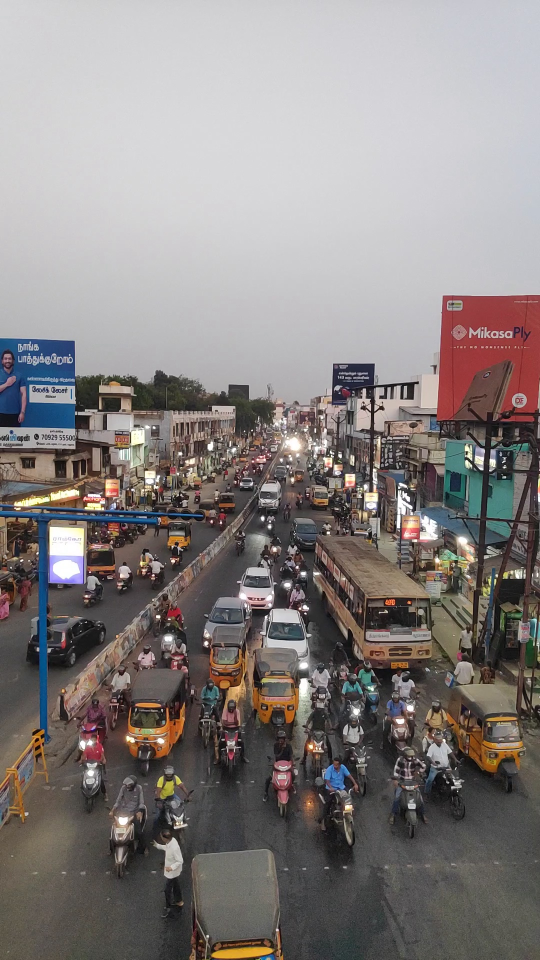
#> input picture Images/01/7.jpg, 1080 x 1920 px, found by its file name (shown at 1/2 size)
$ python main_line.py
#> lines starting #> are read from the running program, lines starting #| are printed output that depends on the picture; after the words box and inside, x2 and y2 are one past the last pixel; in counts of white or black regions, pixels touching at a corner belong together
import cv2
import numpy as np

img = cv2.imread('Images/01/7.jpg')
#> img is the input picture: shape (1920, 1080, 3); mean B, G, R 128.6, 129.8, 135.7
img = cv2.resize(img, (800, 600))
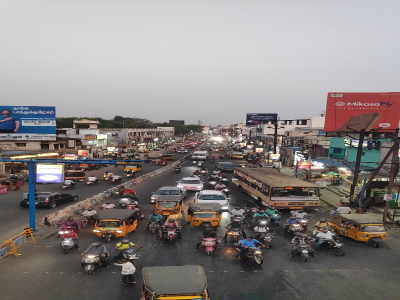
#> img: shape (600, 800, 3) (shown at 1/2 size); mean B, G, R 128.5, 129.8, 135.6

height, width = img.shape[:2]
gray = cv2.cvtColor(img, cv2.COLOR_BGR2GRAY)
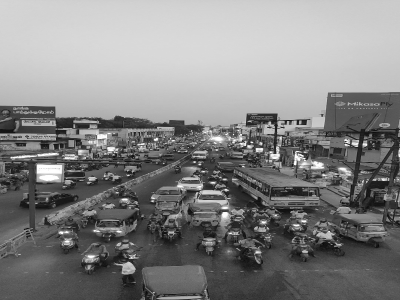
#> gray: shape (600, 800) (shown at 1/2 size); min 3, max 255, mean 131.3
edges = cv2.Canny(gray, 50, 150, apertureSize=3)
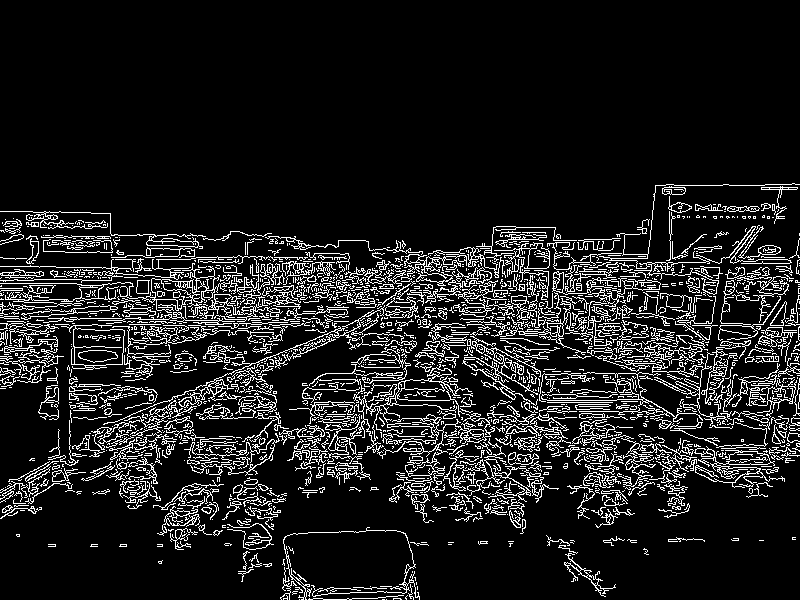
#> edges: shape (600, 800); 11.7% white in thin lines or dots, all inside (x1, y1, x2, y2) = (0, 183, 800, 600)

# Detect Lines
lines = cv2.HoughLinesP(edges, 1, np.pi/180, 100, minLineLength=100, maxLineGap=10)
#> lines = 78 rows, first 6: [241, 274, 407, 274], [147, 309, 250, 304], [361, 304, 590, 276], [62, 317, 168, 319], [250, 271, 580, 276], [624, 331, 799, 344]

left_lane_lines = []
right_lane_lines = []
red_lane_lines = []

if lines is not None:
    for line in lines:
        x1, y1, x2, y2 = line[0]
        slope = (y2 - y1) / (x2 - x1 + 1e-6)

        if slope < -0.4:  # Left lane (negative slope)
            left_lane_lines.append((x1, y1, x2, y2))
        elif slope > 0.3:  # Right lane (positive slope)
            right_lane_lines.append((x1, y1, x2, y2))
        elif -0.1 <= slope <= 0.1:  # Red lane (almost horizontal)
            red_lane_lines.append((x1, y1, x2, y2))
#> this loop made 78 passes
#> (x1, y1, x2, y2, slope) on passes 1 to 8: (241, 274, 407, 274, 0), (147, 309, 250, 304, -0.0485), (361, 304, 590, 276, -0.122), (62, 317, 168, 319, 0.0189), (250, 271, 580, 276, 0.0152), (624, 331, 799, 344, 0.0743), (431, 429, 732, 471, 0.14), (450, 291, 589, 274, -0.122)
#> after the loop, left_lane_lines = [(91, 431, 267, 357), (251, 375, 353, 330), (94, 452, 287, 354)]; red_lane_lines = 51 items, first 6: (241, 274, 407, 274), (147, 309, 250, 304), (62, 317, 168, 319), (250, 271, 580, 276), (624, 331, 799, 344), (560, 269, 759, 259); right_lane_lines = [(302, 313, 607, 406)]

# Select the best line based on criteria
blue_line = min(left_lane_lines, key=lambda line: min(line[0], line[2]), default=None)  # Leftmost
#> blue_line = (91, 431, 267, 357)
red_line = min(red_lane_lines, key=lambda line: min(line[1], line[3]), default=None)    # Topmost
#> red_line = (401, 257, 528, 257)
green_line = max(right_lane_lines, key=lambda line: max(line[0], line[2]), default=None)  # Rightmost
#> green_line = (302, 313, 607, 406)


def extend_line(x1, y1, x2, y2, width, height):

    # Handle vertical line case
    if x1 == x2:
        return (x1, 0, x1, height)

    m = (y2 - y1) / (x2 - x1)
    c = y1 - m * x1

    points = []

    # Left boundary (x=0)
    y_left = round(c)
    if 0 <= y_left <= height:
        points.append((0, y_left))

    # Right boundary (x=width)
    y_right = round(m * width + c)
    if 0 <= y_right <= height:
        points.append((width, y_right))

    # Top boundary (y=0)
    x_top = round(-c / m) if m != 0 else None
    if x_top is not None and 0 <= x_top <= width:
        points.append((x_top, 0))

    # Bottom boundary (y=height)
    x_bottom = round((height - c) / m) if m != 0 else None
    if x_bottom is not None and 0 <= x_bottom <= width:
        points.append((x_bottom, height))

    # Select two extreme points
    if len(points) >= 2:
        return points[0] + points[1]
    else:
        return None

def get_line_intersection(bx1, by1, bx2, by2, rx1, ry1, rx2, ry2):
    A1 = by2 - by1
    B1 = bx1 - bx2
    C1 = A1 * bx1 + B1 * by1

    A2 = ry2 - ry1
    B2 = rx1 - rx2
    C2 = A2 * rx1 + B2 * ry1

    # Determinant of the coefficient matrix
    det = A1 * B2 - A2 * B1

    if det == 0:
        return None

    # Compute intersection point
    ix = int((C1 * B2 - C2 * B1) / det)
    iy = int((A1 * C2 - A2 * C1) / det)

    # Check if intersection point lies within both line segments
    if (min(bx1, bx2) <= ix <= max(bx1, bx2) and min(by1, by2) <= iy <= max(by1, by2) and
        min(rx1, rx2) <= ix <= max(rx1, rx2) and min(ry1, ry2) <= iy <= max(ry1, ry2)):
        return (ix, iy)
    else:
        return None

if red_line:
    x1, y1, x2, y2 = red_line
#> x1 = 401; y1 = 257; x2 = 528; y2 = 257
    rx1, ry1, rx2, ry2 = extend_line(x1, y1, x2, y2,width, height)
#> in extend_line, `m = (y2 - y1) / (x2 - x1)`: m = 0
#> in extend_line, `c = y1 - m * x1`: c = 257
#> rx1 = 0; ry1 = 257; rx2 = 800; ry2 = 257
    cv2.line(img, (rx1, ry1), (rx2, ry2), (0, 0, 255), 3)

    rmx, rmy = int((rx1+rx2)/2), int((ry1+ry2)/2)
#> rmx = 400; rmy = 257

if blue_line:
    x1, y1, x2, y2 = blue_line
#> x1 = 91; y1 = 431; x2 = 267; y2 = 357
    bx1, by1, bx2, by2 = extend_line(x1, y1, x2, y2,width, height)
#> bx1 = 0; by1 = 469; bx2 = 800; by2 = 133
    ix, iy = get_line_intersection(bx1, by1, bx2, by2, rx1, ry1, rx2, ry2)
#> in get_line_intersection, `A1 = by2 - by1`: A1 = -336
#> in get_line_intersection, `B1 = bx1 - bx2`: B1 = -800
#> in get_line_intersection, `C1 = A1 * bx1 + B1 * by1`: C1 = -375200
#> in get_line_intersection, `A2 = ry2 - ry1`: A2 = 0
#> in get_line_intersection, `B2 = rx1 - rx2`: B2 = -800
#> in get_line_intersection, `C2 = A2 * rx1 + B2 * ry1`: C2 = -205600
#> in get_line_intersection, `det = A1 * B2 - A2 * B1`: det = 268800
#> in get_line_intersection, `ix = int((C1 * B2 - C2 * B1) / det)`: ix = 504
#> in get_line_intersection, `iy = int((A1 * C2 - A2 * C1) / det)`: iy = 257
#> ix = 504; iy = 257
    px, py = int((ix+rmx)/2), int((iy+rmy)/2)
#> px = 452; py = 257

    if bx1 < bx2:
        start_x, start_y = bx1, by1
#> start_x = 0; start_y = 469
    else:
        start_x, start_y = bx2, by2

    print(start_x, start_y)
#| 0 469

    cv2.line(img, (start_x, start_y), (px, py), (255, 0, 0), 3)


cv2.circle(img, (px, py), 6, (0, 255, 255), -1)
#> img: shape (600, 800, 3); mean B, G, R 128.6, 128.6, 136.4


if green_line:
    x1, y1, x2, y2 = green_line
#> x1 = 302; y1 = 313; x2 = 607; y2 = 406
    gx1, gy1, gx2, gy2 = extend_line(x1, y1, x2, y2,width, height)
#> gx1 = 0; gy1 = 221; gx2 = 800; gy2 = 465

    if gx1 > gx2:
        start_x, start_y = gx1, gy1
    else:
        start_x, start_y = gx2, gy2
#> start_x = 800; start_y = 465

    print(start_x, start_y)
#| 800 465

    cv2.line(img, (start_x, start_y), (px, py), (0, 255, 0), 3)
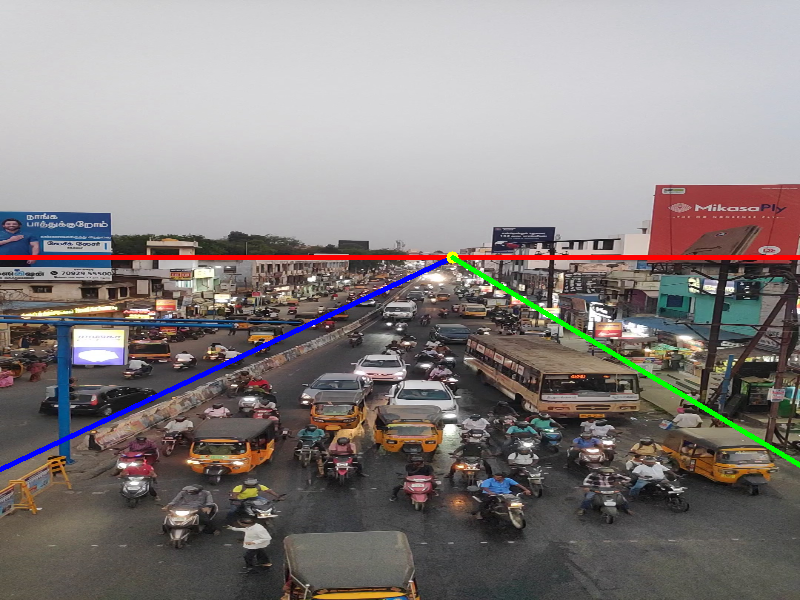
#> img: shape (600, 800, 3); mean B, G, R 128.2, 129.2, 135.9


print(px,py)
#| 452 257


cv2.imshow('Edges', edges)
cv2.imshow('Lane Detection', img)

cv2.waitKey(0)
cv2.destroyAllWindows()

$ run again, with Images/01/0.jpg copied over Images/01/7.jpg
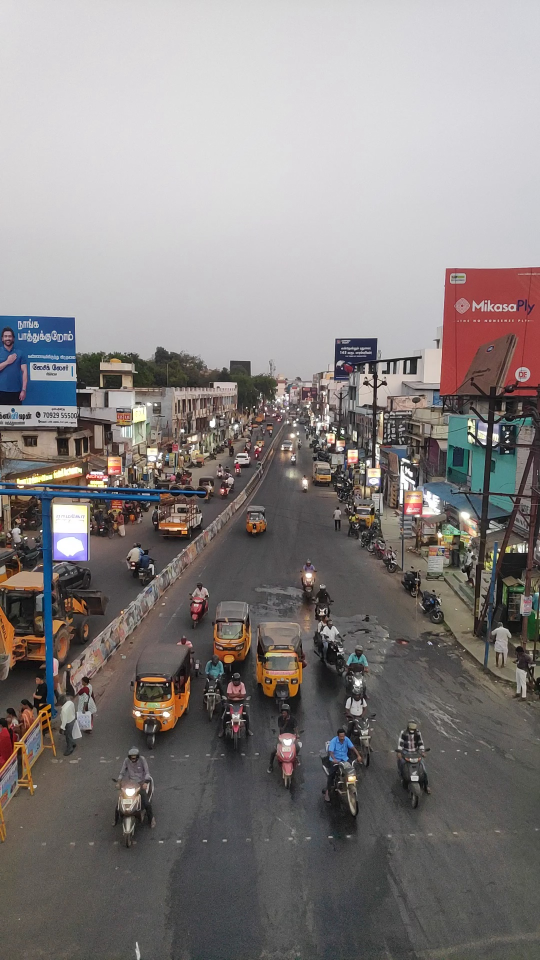
#> input picture Images/01/0.jpg, 1080 x 1920 px, found by its file name (shown at 1/2 size)
#> img is the input picture: shape (1920, 1080, 3); mean B, G, R 129.7, 130.5, 135.5
#> `edges = cv2.Canny(gray, 50, 150, apertureSize=3)`:
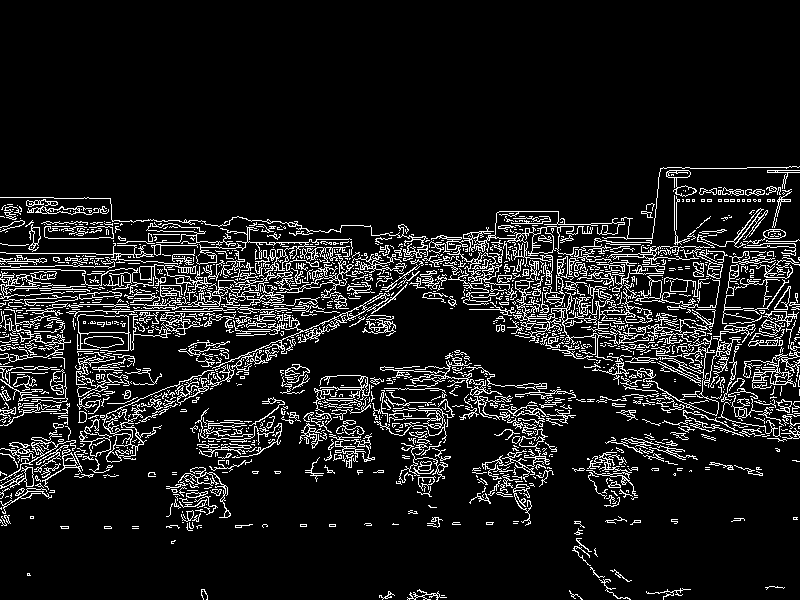
#> edges: shape (600, 800); 10.2% white in thin lines or dots, all inside (x1, y1, x2, y2) = (0, 166, 800, 600)
#> lines = 79 rows, first 6: [39, 253, 172, 255], [176, 282, 350, 275], [404, 265, 552, 257], [333, 279, 587, 270], [151, 269, 416, 269], [151, 268, 430, 258]
#> the loop `for line in lines:` made 79 passes
#> (x1, y1, x2, y2, slope) on passes 1 to 8: (39, 253, 172, 255, 0.015), (176, 282, 350, 275, -0.0402), (404, 265, 552, 257, -0.0541), (333, 279, 587, 270, -0.0354), (151, 269, 416, 269, 0), (151, 268, 430, 258, -0.0358), (518, 264, 643, 255, -0.072), (469, 309, 599, 309, 0)
#> after the loop `for line in lines:`: left_lane_lines = [(91, 420, 380, 297), (114, 433, 394, 297), (189, 392, 308, 331), (197, 392, 338, 323), (141, 406, 289, 340), (167, 488, 269, 443)]; red_lane_lines = 56 items, first 6: (39, 253, 172, 255), (176, 282, 350, 275), (404, 265, 552, 257), (333, 279, 587, 270), (151, 269, 416, 269), (151, 268, 430, 258); right_lane_lines = []
#> blue_line = (91, 420, 380, 297)
#> red_line = (525, 231, 628, 231)
#> `x1, y1, x2, y2 = red_line`: x1 = 525; y1 = 231; x2 = 628; y2 = 231
#> m = 0
#> c = 231
#> rx1 = 0; ry1 = 231; rx2 = 800; ry2 = 231
#> rmx = 400; rmy = 231
#> `x1, y1, x2, y2 = blue_line`: x1 = 91; y1 = 420; x2 = 380; y2 = 297
#> bx1 = 0; by1 = 459; bx2 = 800; by2 = 118
#> A1 = -341
#> B1 = -800
#> C1 = -367200
#> A2 = 0
#> B2 = -800
#> C2 = -184800
#> det = 272800
#> in get_line_intersection, `ix = int((C1 * B2 - C2 * B1) / det)`: ix = 534
#> in get_line_intersection, `iy = int((A1 * C2 - A2 * C1) / det)`: iy = 231
#> `ix, iy = get_line_intersection(bx1, by1, bx2, by2, rx1, ry1, rx2, ry2)`: ix = 534; iy = 231
#> px = 467; py = 231
#> start_x = 0; start_y = 459
#| 0 459
#> `cv2.line(img, (start_x, start_y), (px, py), (255, 0, 0), 3)`:
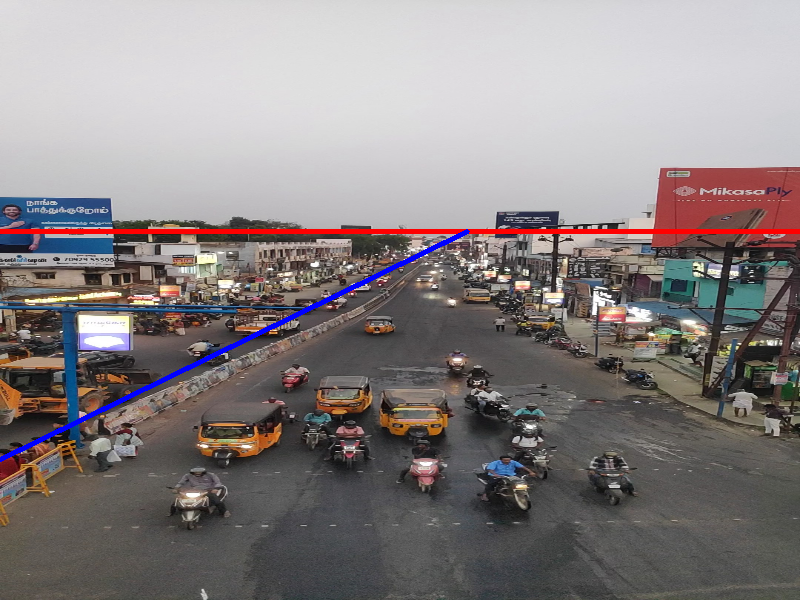
#> img: shape (600, 800, 3); mean B, G, R 129.7, 129.1, 136.1
#| 467 231

$ run again, with Images/01/1.jpg copied over Images/01/7.jpg
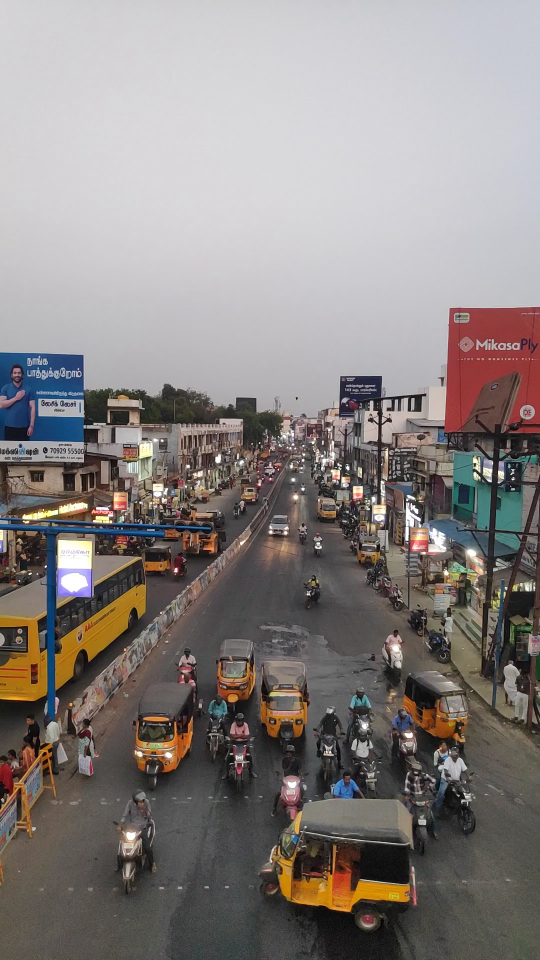
#> input picture Images/01/1.jpg, 1080 x 1920 px, found by its file name (shown at 1/2 size)
#> img is the input picture: shape (1920, 1080, 3); mean B, G, R 128.2, 130.5, 136.5
#> `edges = cv2.Canny(gray, 50, 150, apertureSize=3)`:
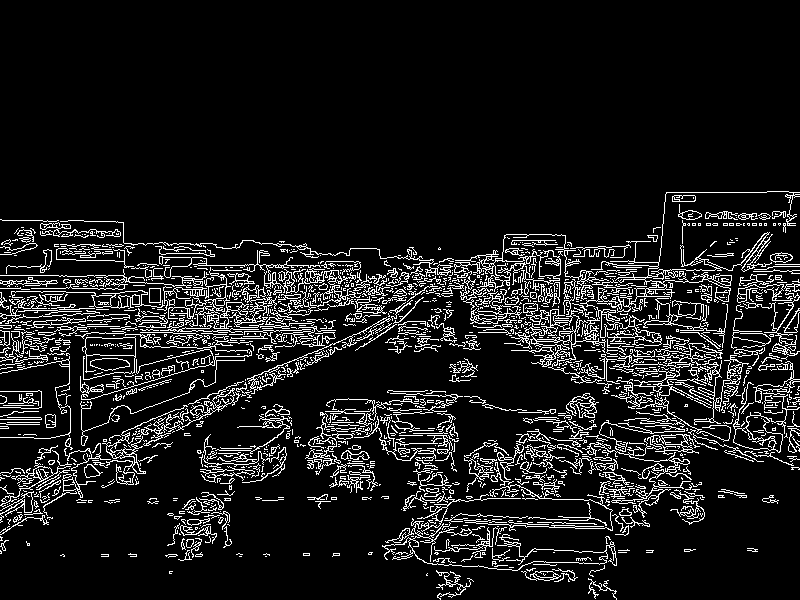
#> edges: shape (600, 800); 10.3% white in thin lines or dots, all inside (x1, y1, x2, y2) = (0, 191, 800, 600)
#> lines = 85 rows, first 6: [0, 327, 111, 319], [241, 300, 369, 296], [125, 291, 313, 291], [162, 303, 389, 287], [466, 302, 656, 299], [439, 296, 703, 273]
#> the loop `for line in lines:` made 85 passes
#> (x1, y1, x2, y2, slope) on passes 1 to 8: (0, 327, 111, 319, -0.0721), (241, 300, 369, 296, -0.0312), (125, 291, 313, 291, 0), (162, 303, 389, 287, -0.0705), (466, 302, 656, 299, -0.0158), (439, 296, 703, 273, -0.0871), (264, 284, 539, 275, -0.0327), (687, 292, 794, 288, -0.0374)
#> after the loop `for line in lines:`: left_lane_lines = [(53, 483, 398, 322), (428, 301, 568, 242), (253, 378, 410, 311), (446, 302, 577, 247), (103, 440, 314, 351)]; red_lane_lines = 64 items, first 6: (0, 327, 111, 319), (241, 300, 369, 296), (125, 291, 313, 291), (162, 303, 389, 287), (466, 302, 656, 299), (439, 296, 703, 273); right_lane_lines = []
#> blue_line = (53, 483, 398, 322)
#> red_line = (61, 244, 164, 244)
#> `x1, y1, x2, y2 = red_line`: x1 = 61; y1 = 244; x2 = 164; y2 = 244
#> m = 0
#> c = 244
#> rx1 = 0; ry1 = 244; rx2 = 800; ry2 = 244
#> rmx = 400; rmy = 244
#> `x1, y1, x2, y2 = blue_line`: x1 = 53; y1 = 483; x2 = 398; y2 = 322
#> bx1 = 0; by1 = 508; bx2 = 800; by2 = 134
#> A1 = -374
#> B1 = -800
#> C1 = -406400
#> A2 = 0
#> B2 = -800
#> C2 = -195200
#> det = 299200
#> in get_line_intersection, `ix = int((C1 * B2 - C2 * B1) / det)`: ix = 564
#> in get_line_intersection, `iy = int((A1 * C2 - A2 * C1) / det)`: iy = 244
#> `ix, iy = get_line_intersection(bx1, by1, bx2, by2, rx1, ry1, rx2, ry2)`: ix = 564; iy = 244
#> px = 482; py = 244
#> start_x = 0; start_y = 508
#| 0 508
#> `cv2.line(img, (start_x, start_y), (px, py), (255, 0, 0), 3)`:
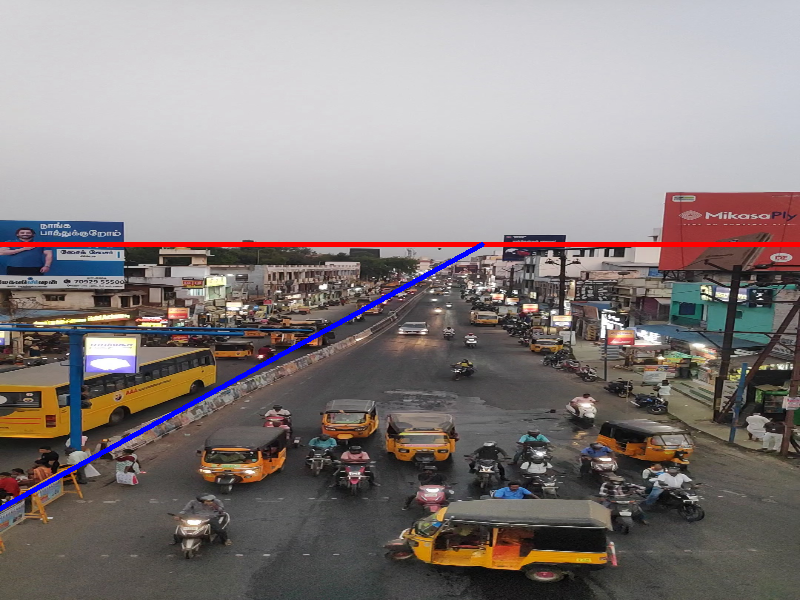
#> img: shape (600, 800, 3); mean B, G, R 128.1, 128.9, 136.9
#| 482 244
